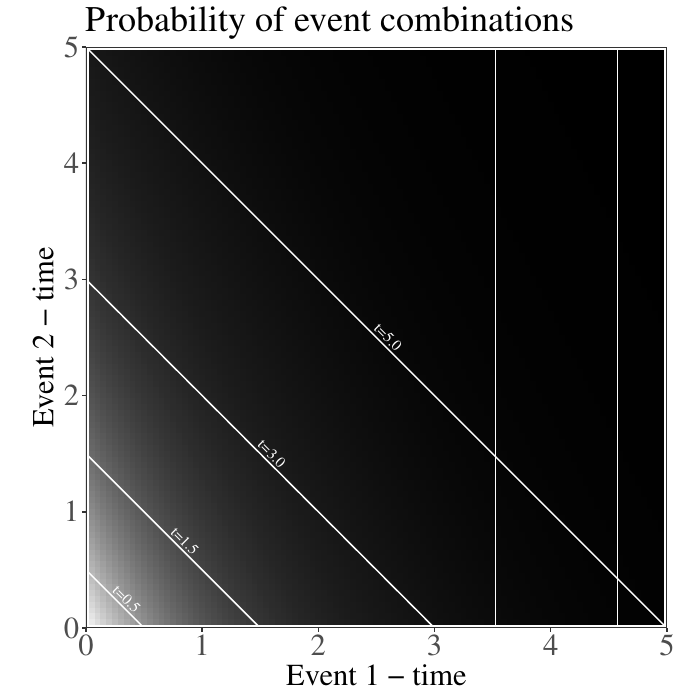

This chart was generated by the following R code:
require(ggplot2)
source("aes_ggplot.R")
# Define the sampling
dt = 0.05
t1 = seq(0,5,dt)
t2 = seq(0,5,dt)
tau1 = 1
tau2 = 2

#Define the joint probabilities 
grid = expand.grid(x=t1,y=t2)
p1=exp(-t1/tau1)/tau1
p2=exp(-t2/tau2)/tau2
ptot=exp(-grid$x/tau1)*exp(-grid$y/tau2)
df=data.frame("x"=grid$x,"y"=grid$y,ptot)
#Plot an equal total time to set the axis
# recalling that the implicit dt of the grid is 0.05

pdf("figtwoevents.pdf")
ggplot() + 
  geom_tile(data=df,aes(x=x,y=y,fill=ptot)) +
  scale_fill_gradient(low="black",high="white") +
  geom_line(aes((t1*20)*dt,(100-t1*20)*dt),color="white") + 
  annotate(geom="text",x=2.5+0.1,y=2.5,
           label="t=5.0",color="white",angle=315,family="serif") +
  geom_line(aes((t1*20)*dt,(60-t1*20)*dt),color="white") +
  annotate(geom="text",x=1.5+0.1,y=1.5,
           label="t=3.0",color="white",angle=315,family="serif") +
  geom_line(aes((t1*20)*dt,(30-t1*20)*dt),color="white") +
  annotate(geom="text",x=0.75+0.1,y=0.75,
           label="t=1.5",color="white",angle=315,family="serif") +
  geom_line(aes((t1*20)*dt,(10-t1*20)*dt),color="white") +
  annotate(geom="text",x=0.25+0.1,y=0.25,
           label="t=0.5",color="white",angle=315,family="serif") +
  xlab("Event 1 - time") +
  ylab("Event 2 - time") +
  ggtitle("Probability of event combinations") +
  scale_x_continuous(limits = c(0,5),expand = c(0,0)) +
  scale_y_continuous(limits = c(0,5),expand = c(0,0)) +
  aes_ggplot +
  theme(legend.position = "none")
dev.off()
